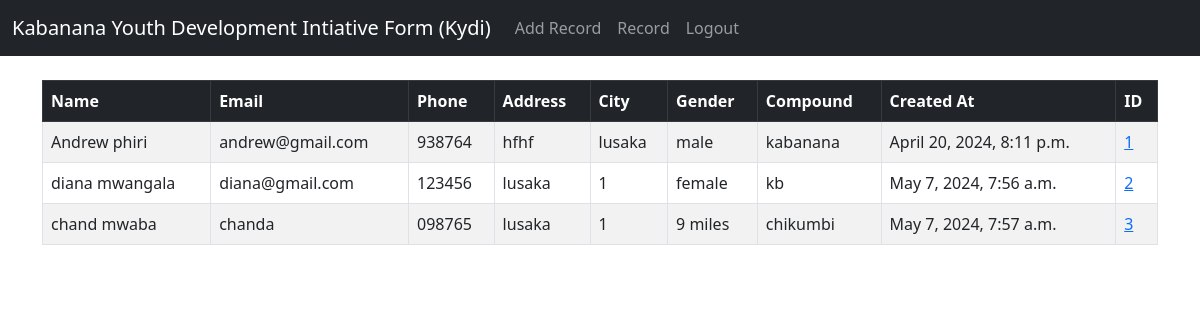
The app's page / (signed in) with its own data.
### kydiApp/models.py (models this page shows, shortened)
class Record(models.Model):
	created_at = models.DateTimeField(auto_now_add=True)
	first_name = models.CharField(max_length=50)
	last_name =  models.CharField(max_length=50)
	email =  models.CharField(max_length=100)
	phone = models.CharField(max_length=15)
	address =  models.CharField(max_length=100)
	city =  models.CharField(max_length=50)
	gender =  models.CharField(max_length=50)
	compound =  models.CharField(max_length=20)

### kydiApp/views.py (the view)
# urls.py: path('', views.home, name='home'),
def home(request):
    records = Record.objects.all()
    if request.method == 'POST':
        username = request.POST['username']
        password = request.POST['password']
        user = authenticate(request, username=username, password=password)
        if user is not None:
            login(request, user)
            messages.success(request, "You Have Been Logged In!")
            return redirect('home')
        else:
            messages.success(request, "There Was An Error Logging In, Please Try Again...")
            return redirect('home')
    else:
        context = {
        'records': records,
    }
        return render(request, 'home.html', context)

### kydiApp/templates/home.html (shortened to what this page needs)
{% extends 'base.html' %}
{% block content %}
{% if user.is_authenticated %}
<table class="table table-striped table-hover table-bordered">
  <thead class="table-dark">
    <tr>
      <th scope="col">Name</th>
      <th scope="col">Email</th>
      <th scope="col">Phone</th>
      <th scope="col">Address</th>
      <th scope="col">City</th>
      <th scope="col">Gender</th>
      <th scope="col">Compound</th>
      <th scope="col">Created At</th>
      <th scope="col">ID</th>
    </tr>
  </thead>
  <tbody>
{% if records %}
	{% for record in records %}
		<tr>
			<td>{{ record.first_name }} {{ record.last_name }}</td>
			<td>{{ record.email }}</td>
			<td>{{ record.phone }}</td>
			<td>{{ record.address }}</td>
			<td>{{ record.city }}</td>
			<td>{{ record.gender }}</td>
			<td>{{ record.compound }}</td>
			<td>{{ record.created_at }}</td>
			<td><a href="{% url 'record' record.id %}">{{ record.id }}</a></td>
		</tr>
	{% endfor %}
{% endif %}
	  </tbody>
	</table>
{% endif %}
{% endblock %}

### kydiApp/templates/base.html (shortened to what this page needs)
<!doctype html>
<html lang="en">
  <head>
    <link href="https://cdn.jsdelivr.net/npm/bootstrap@5.3.0-alpha1/dist/css/bootstrap.min.css" rel="stylesheet">
  </head>
  <body>
    {% include 'navbar.html' %}
    <div class="container">
      <br/>
      {% block content %}
      {% endblock%}
    </div>
  </body>
</html>

### kydiApp/templates/navbar.html (shortened to what this page needs)
<nav class="navbar navbar-expand-lg navbar-dark bg-dark">
  <div class="container-fluid">
    <a class="navbar-brand" href="{% url 'home' %}">Kabanana Youth Development Intiative Form (Kydi)</a>
    <div class="collapse navbar-collapse" id="navbarSupportedContent">
      <ul class="navbar-nav me-auto mb-2 mb-lg-0">
        {% if user.is_authenticated %}
        <li class="nav-item">
          <a class="nav-link" href="{% url 'add_record' %}">Add Record</a>
        </li>
        <li class="nav-item">
          <a class="nav-link" href="{}">Record</a>
        </li>
        <li class="nav-item">
          <a class="nav-link" href="{% url 'logout' %}">Logout</a>
        </li>
        {% endif %}
      </ul>
    </div>
  </div>
</nav>

### records on screen
Record: first_name "Andrew", last_name "phiri", email "andrew@gmail.com", phone "938764", address "hfhf", city "lusaka", gender "male", compound "kabanana", created_at "April 20, 2024, 8:11 p.m.", id "1"
Record: first_name "diana", last_name "mwangala", email "diana@gmail.com", phone "123456", address "lusaka", city "1", gender "female", compound "kb", created_at "May 7, 2024, 7:56 a.m.", id "2"
Record: first_name "chand", last_name "mwaba", email "chanda", phone "098765", address "lusaka", city "1", gender "9 miles", compound "chikumbi", created_at "May 7, 2024, 7:57 a.m.", id "3"
